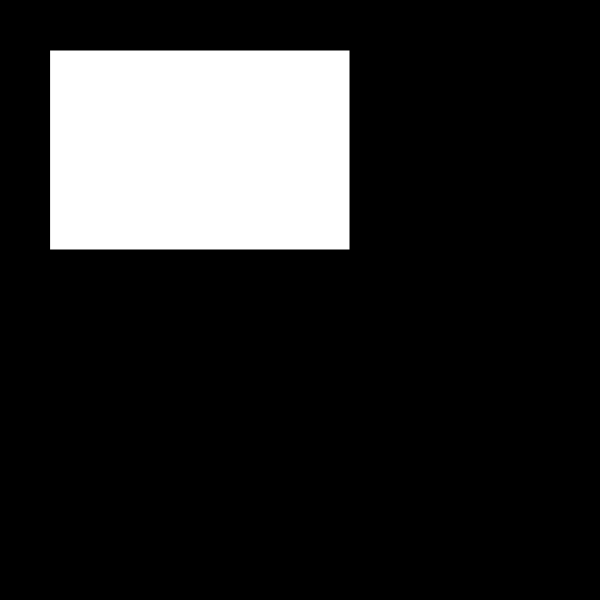
Frame 1 (no input)
Frame 60 (no input): identical to frame 1, image omitted
Frame 120 (the mouse pressed at the canvas centre since frame 60): identical to frame 1, image omitted

The p5.js sketch that drew this single still picture (run headless with seeded random() and noise() and a simulated clock; from frame 60 on, the mouse is pressed at the canvas centre):

// p5.js sketch
// ── sketch.js
let shapeSelected = false;
let x = 200;
let y = 150;

function setup() {
    createCanvas(600, 600);
    rectMode(CENTER)
    fill(255);
}

function draw() {
    background(0);
    rect(x, y, 300, 200);
}

function mousePressed() {
    if (mouseX >= x - 150 && mouseX <= x + 150 && mouseY >= y - 100 && mouseY <= y + 100) {
        shapeSelected = true;
        fill(150, 0, 175);
    }
}

function mouseDragged() {
    if (shapeSelected) {
        x = mouseX;
        y = mouseY;
    }
}

function mouseReleased() {
    shapeSelected = false;
    fill(255);
}
// ── exercise2-3.html
<!DOCTYPE html>
<html lang="en">
  <head>
    <meta charset="utf-8" />
    <meta name="viewport" content="width=device-width, initial-scale=1.0">

    <title>PDM1 - W3P1 - Exercise 2.3</title>

    <link href="https://cdn.jsdelivr.net/npm/bootstrap@5.3.1/dist/css/bootstrap.min.css" rel="stylesheet" integrity="sha384-4bw+/aepP/YC94hEpVNVgiZdgIC5+VKNBQNGCHeKRQN+PtmoHDEXuppvnDJzQIu9" crossorigin="anonymous">
    <link rel="stylesheet" type="text/css" href="./lib/main-styles.css">
    <script src="https://cdn.jsdelivr.net/npm/bootstrap@5.3.1/dist/js/bootstrap.bundle.min.js" integrity="sha384-HwwvtgBNo3bZJJLYd8oVXjrBZt8cqVSpeBNS5n7C8IVInixGAoxmnlMuBnhbgrkm" crossorigin="anonymous"></script>
    <script src="./lib/p5.js"></script>
  </head>

  <body>
    <h1>Exercise 2.3 - Solution</h1>
    <script src="sketch.js"></script>
  </body>
</html>
